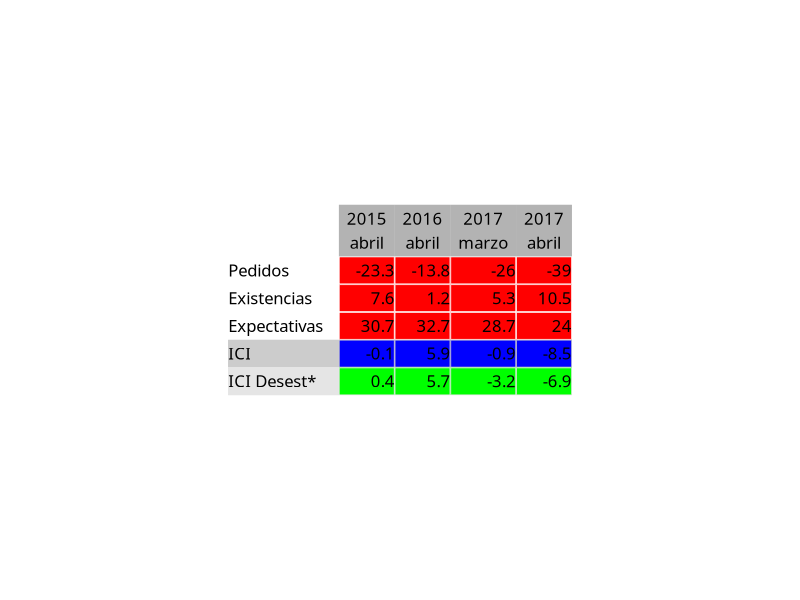
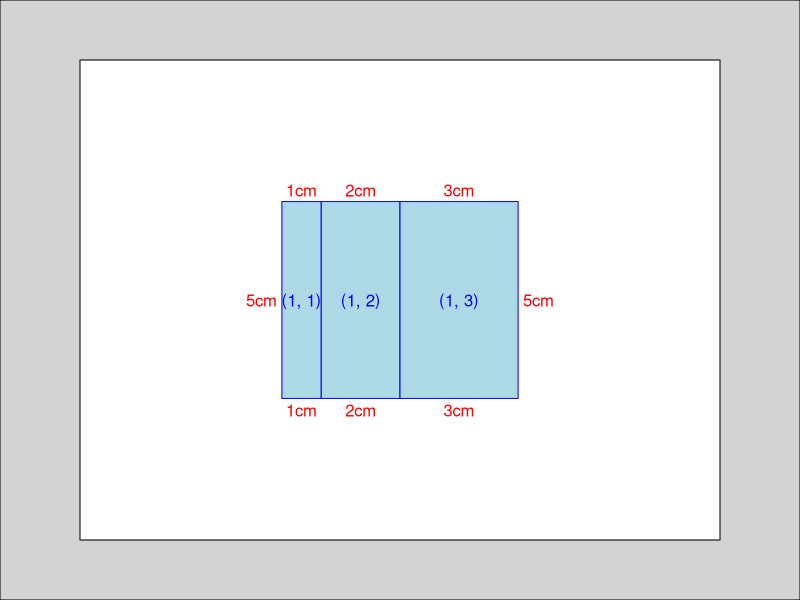
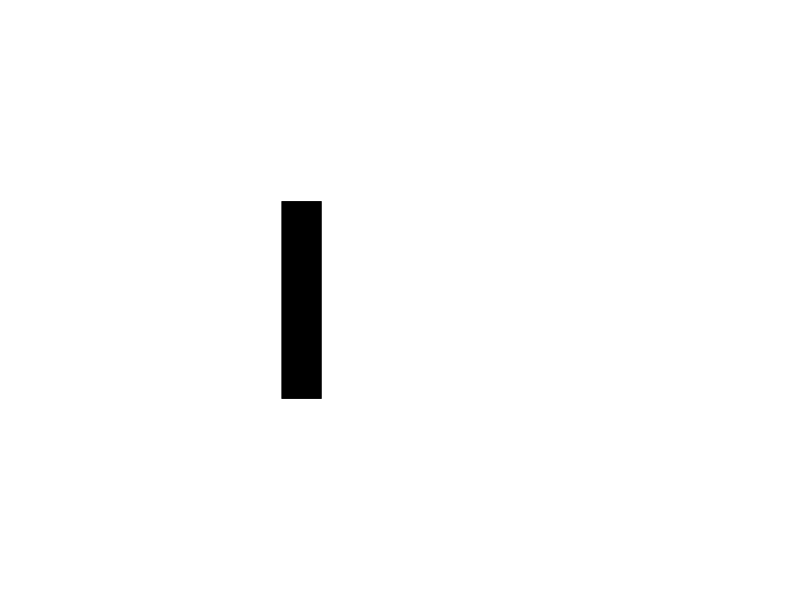
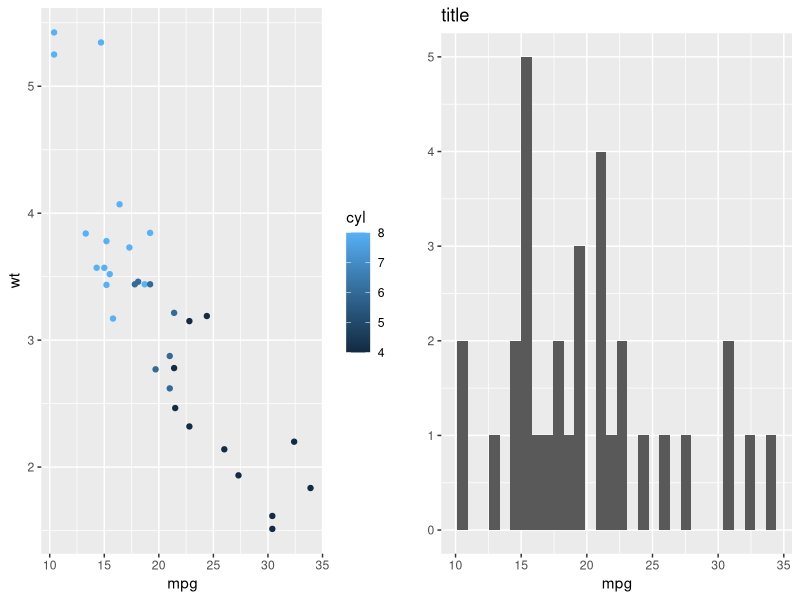
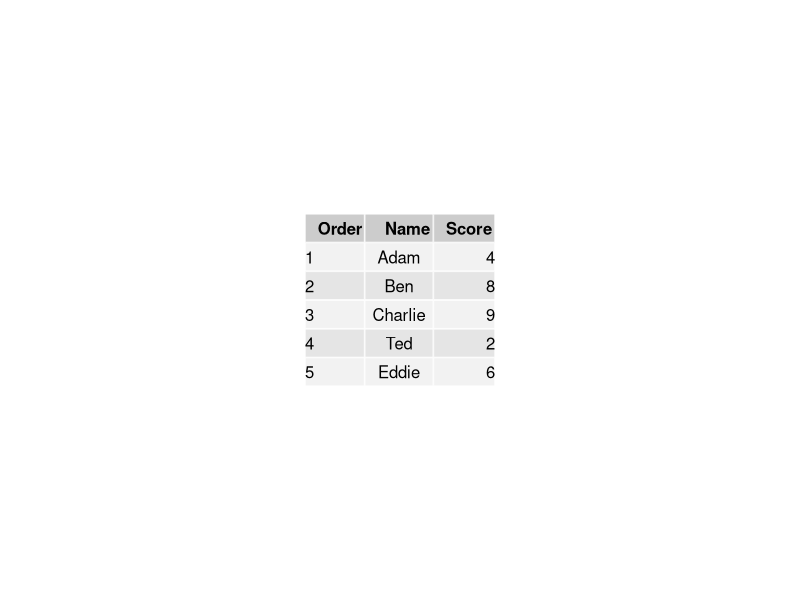
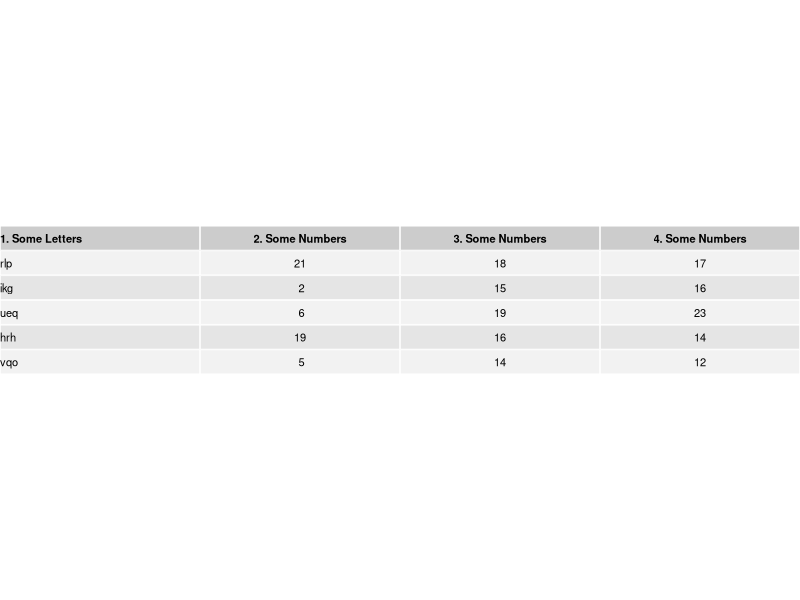

These figures' R source, in order:
## ---- chunk 1
knitr::opts_chunk$set(echo = TRUE)
## ---- chunk 2
library(grid)
library(gridExtra)
library(gtable)
tabla_fin <- rbind(
c("","2015\nabril","2016\nabril","2017\nmarzo","2017\nabril"),
c("Pedidos",-23.3,-13.8,-26,-39),
c("Existencias",7.6,1.2,5.3,10.5),
c("Expectativas",30.7,32.7,28.7,24),
c("ICI",-0.1,5.9,-0.9,-8.5),
c("ICI Desest*",0.4,5.7,-3.2,-6.9))
colnames(tabla_fin) <- tabla_fin[1,]
tabla_fin <- tabla_fin[-1,]
rownames(tabla_fin) <- tabla_fin[,1]
tabla_fin <- tabla_fin[,-1]
print(tabla_fin)
t1 <- ttheme_default(
        core=list(
         fg_params=list(fontface=rep("plain", 6), fontfamily="Calibri",
                      x=1.0, hjust=1.0),
         bg_params = list(
                     fill=c(rep("red",3),"blue","green"),
                     col=c("white","white","white","grey80","grey90"),
                     alpha = rep(1,5))
        ),
        rowhead=list(
         fg_params=list(x=0, hjust=0, fontface="plain", fontfamily="Calibri"),
         bg_params = list(
                     fill=c("white",rep("white",3),"grey80","grey90"),
                     col=c("white","white","white","white","grey80","grey90"),
                     alpha = rep(1,5))
        ),
        colhead=list(
         fg_params=list(fontface="plain",fontfamily="Calibri"),
         bg_params = list(
                     fill="grey70",
                     col="grey70",
                     alpha = rep(1,5))
        )
)
t  <- tableGrob(tabla_fin, theme=t1)
grid.newpage()
grid.draw(t)
## ---- chunk 3
a <- gtable(unit(1:3, c("cm")), unit(5, "cm"))
a
gtable_show_layout(a)

# Add a grob:
rect <- rectGrob(gp = gpar(fill = "black"))
a <- gtable_add_grob(a, rect, 1, 1)
a
plot(a)
## ---- chunk 4
library(ggplot2)
p1 <- qplot(mpg, wt, data = mtcars, colour = cyl)
p2 <- qplot(mpg, data = mtcars) + ggtitle("title")
p3 <- qplot(mpg, data = mtcars, geom = "dotplot")
p4 <-
  p1 + facet_wrap( ~ carb, nrow = 1) + theme(legend.position = "none") +
  ggtitle("facetted plot")
## ---- chunk 5
grid.arrange(p1, p2, nrow = 1)
## ---- chunk 6
#https://stackoverflow.com/questions/36454028/how-do-i-customize-particular-columns-for-a-tablegrob-in-r
library(grid)
library(gridExtra)

df <- data.frame(Order = c(1:5),
                 Name = c("Adam", "Ben", "Charlie" , "Ted", "Eddie"), 
                 Score = c(4, 8, 9 , 2 , 6))

#hj <- matrix(c(0, 0.5, 1), ncol=3, nrow=nrow(df), byrow=TRUE)
#x <- matrix(c(0, 0.5, 1), ncol=3, nrow=nrow(df), byrow=TRUE)

hj <- rep(c(0,0.5,1),each=5)
x <- rep(c(0,0.5,1),each=5)

tt1 <- ttheme_default(core=list(fg_params=list(hjust = hj, 
                                               x = x)),
                      colhead=list(fg_params=list(hjust=1, x=0.95)))


dfGrob <- tableGrob(df, rows = NULL, theme = tt1)
grid.newpage()
grid.draw(dfGrob)
## ---- chunk 7
hj <- matrix(c(0, 0.5, 1), ncol=3, nrow=nrow(df), byrow=TRUE)
x <- matrix(c(0, 0.5, 1), ncol=3, nrow=nrow(df), byrow=TRUE)
as.vector(x)
## ---- chunk 8
header_justify <- c(0,0.5,0.5,0.5)
header_x       <- c(0,0.5,0.5,0.5)
core_justify <-   rep(c(0,0.5,0.5,0.5),each=5)
core_x       <-   rep(c(0,0.5,0.5,0.5),each=5)
t_header <- ttheme_default(base_size = 8,
                           colhead=list(fg_params=list(hjust = header_justify , x = header_x)))
t_core   <- ttheme_default(base_size = 8,
                           core=list(fg_params=list(hjust = core_justify , x = core_x)))
## ---- chunk 9
daf <- data.frame(SomeLetters = paste0(letters[sample(1:26 , 5)],letters[sample(1:26 , 5)],letters[sample(1:26 , 5)]), 
                  SomeNumbers1 = sample(1:26,5) , 
                  SomeNumbers2 = sample(1:26,5) , 
                  SomeNumbers3 = sample(1:26,5))
tab01 <- tableGrob(daf , theme = t_core , rows=NULL, cols = NULL)
header01 <- tableGrob(daf[1,1:4],theme=t_header,
                      rows=NULL,cols= c("1. Some Letters",
                                        "2. Some Numbers",
                                        "3. Some Numbers",
                                        "4. Some Numbers"))
jn <- gtable_combine(header01[1,],tab01,along=2)
jn$widths <- c(2,2,2,2)
grid.newpage()
grid.draw(jn)
